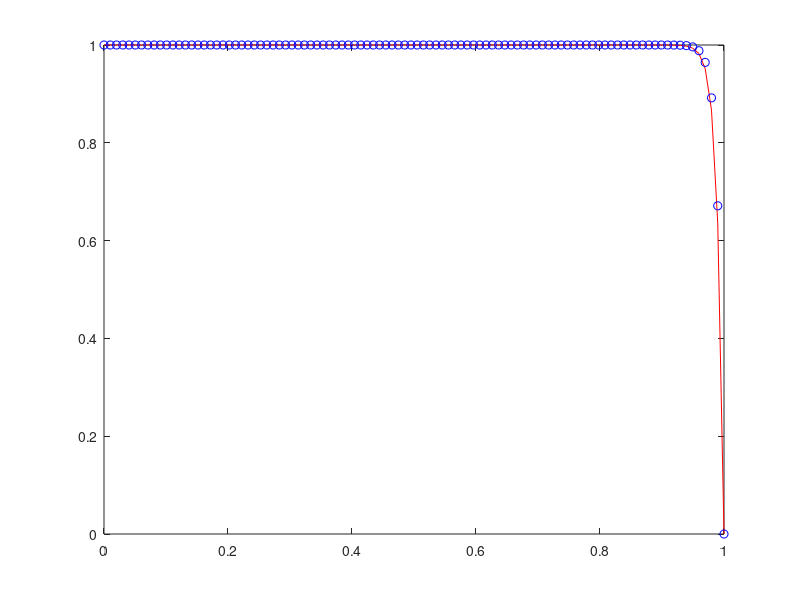

This figure's MATLAB source:
clc;
clear all;
close all;

eps = 1e-2;
xi = 0;
xf = 1;
N = 100;

h = (xf - xi)/(N-1);

a = (-eps/h) - 1/2;
b = 2*eps/h;
c = (-eps/h) + 1/2;

A = zeros(N,N);
f = zeros(N,1);
%u = zeros(N,1);

A(1,1) = 1;
f(1) = 1;

A(N,N) = 1;
f(N) = 0;

for i = 2 : N-1
    A(i,i-1) = a;
    A(i,i) = b;
    A(i,i+1) = c;
end

x = xi : h : xf;
yexact = (exp(1/eps) - exp(x/eps));
yexact = yexact/ (exp(1/eps) -1);
%yexact

u = A\f;

plot(x,yexact,'r');
hold on
plot(x,u,'bo')
